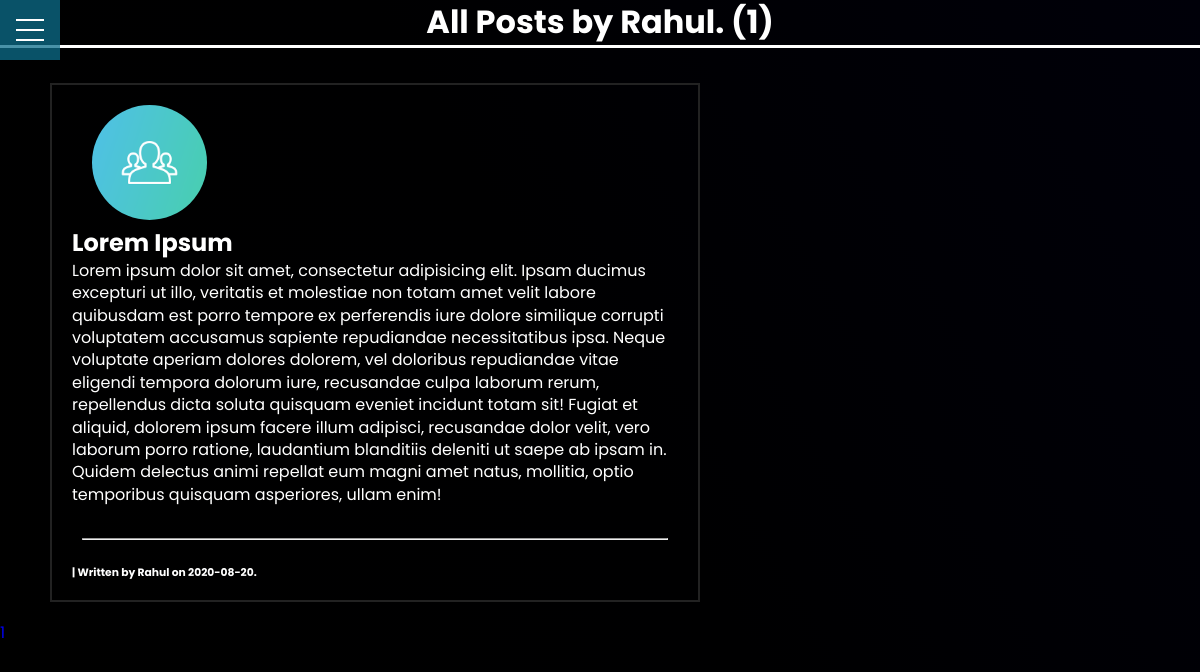
Screenshot of /user/Rahul with the database file from the repository.
### flaskblog/models.py (models this page shows, shortened)
class User(db.Model, UserMixin):
    id = db.Column(db.Integer, primary_key=True, unique=True)
    username = db.Column(db.String(20), unique=True, nullable=False)
    email = db.Column(db.String(120), unique=True, nullable=False)
    image_file = db.Column(db.String(20), nullable=False, default='default.jpg')
    password = db.Column(db.String(60), nullable=False)
    posts = db.relationship('Post', backref='author', lazy=True)

class Post(db.Model):
    id = db.Column(db.Integer, primary_key=True)
    title = db.Column(db.String(), nullable=False)
    date_posted = db.Column(db.DateTime, nullable=False, default=datetime.utcnow)
    content = db.Column(db.Text, nullable=False)
    user_id = db.Column(db.Integer, db.ForeignKey('user.id'), nullable=False)

### flaskblog/routes.py (the view)
@app.route("/user/<string:username>")
def user_post(username):
    page = request.args.get('page', 1, type=int)
    user = User.query.filter_by(username=username).first_or_404()
    posts = Post.query.filter_by(author=user)\
        .order_by(Post.date_posted.desc())\
        .paginate(page=page, per_page=5)
    return render_template('user_post.html', posts=posts, user=user)

### flaskblog/templates/user_post.html (shortened to what this page needs)
{% extends "base.html" %}
{% block content %}
<h1> All Posts by {{ user.username }}. ({{ posts.total }})</h1>
    <div id="posts" class="main">
    {% for post in posts.items %}
        <article class="main">
            <a href="{{ url_for('post', post_id=post.id )}}"><img src="{{ url_for('static', filename='profile_pics/' + post.author.image_file) }}"
                    class="rounded-profile-pic"></a>
            <a href="{{ url_for('post', post_id=post.id )}}" class="post-title"><h2>{{ post.title }}</h2> </a>
            <p class="post-content">{{ post.content }}</p>
            <br>
            <hr>
            <a href="{{ url_for('user_post', username=post.author.username) }}" class="post-author"><h6>| Written by {{ post.author.username }} on {{ post.date_posted.strftime('%Y-%m-%d') }}.
            </h6></a>
        </article>
    {% endfor %}
        {% for page_num in posts.iter_pages(left_edge=1, right_edge=1, left_current=1, right_current=2) %}
            {% if page_num %}
                {% if posts.page == page_num %}
                    <a class="current-button" href="{{ url_for('user_post', page=page_num, username=user.username) }}">{{ page_num }}</a>
                {% else %}
                    <a class="pagination-btn" href="{{ url_for('user_post', page=page_num, username=user.username) }}">{{ page_num }}</a>
                {% endif %}
            {% else %}
                <span>...</span>
            {% endif %}
        {% endfor %}
        <br><br><br><br><br><br><br><br>
    </div>
</div>
{% endblock content %}

### flaskblog/static/style.css (style rules this page uses)
* { margin: 0px 0px 0px 0px; padding: 0px 0px 0px 0px; box-sizing: border-box; font-family: Poppins, 'Poppins', sans-serif; text-decoration: none; }
body { background-color: black; background-image: linear-gradient(60deg, #000000, #000001, #000009); background-size: 100%; color: white; font-family: 'Poppins', Poppins, sans-serif; line-height: 1.4; }
html { scroll-behavior: smooth !important; }
:root { --primary-color: rgba(13, 110, 139, 0.75); --overlay-color: rgba(24, 39, 51, 0.85); --menu-speed: 0.75s; }
h1 { text-align: center; border-bottom: 3px solid white; margin-bottom: 35px; }
article { margin-left: 50px; margin-bottom: 20px; margin-top: 20px; border: 2px solid #222; padding: 20px; margin-right: 500px; }
.post-title { color: white; padding-bottom: 10px; border-bottom: 1px solid white; transition: 0.2s; }
.post-content { color: white; }
.main { padding }
.rounded-profile-pic { border-radius: 50%; margin-left: 20px; width: 115px; height: 115px; }
.post-author { color: white; }
hr { margin: 10px; margin-bottom: 25px; }

### rows the page displays
User: username "Rahul"
Post: image_file (placeholder picture), title "Lorem Ipsum", content "Lorem ipsum dolor sit amet, consectetur adipisicing elit. Ipsam ducimus excepturi ut illo, veritatis et molestiae non totam amet velit labore quibusdam est porro tempore ex perferendis iure dolore similique corrupti voluptatem accusamus sapiente repudiandae necessitatibus ipsa. Neque voluptate aperiam dolores dolorem, vel doloribus repudiandae vitae eligendi tempora dolorum iure, recusandae culpa laborum rerum, repellendus dicta soluta quisquam eveniet incidunt totam sit! Fugiat et aliquid, dolorem ipsum facere illum adipisci, recusandae dolor velit, vero laborum porro ratione, laudantium blanditiis deleniti ut saepe ab ipsam in. Quidem delectus animi repellat eum magni amet natus,…", author.username "Rahul", date_posted "2020-08-20"

### other values shown
{{ posts.total }} "1"
{{ page_num }} "1"
